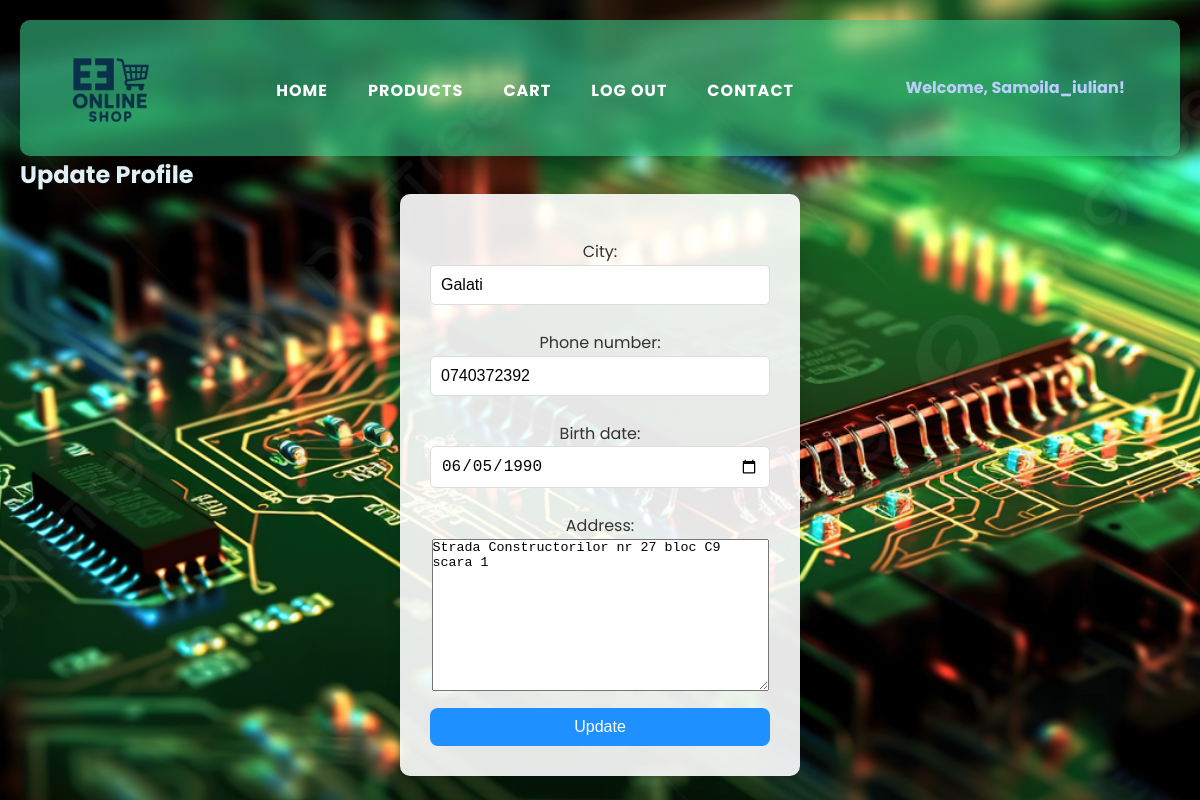
Screenshot of /store/update-profile/ (signed in) with the database file from the repository.
### store/models.py (models this page shows, shortened)
class Profile(models.Model):
    user = models.OneToOneField(User, on_delete=models.CASCADE)  # One profile per user
    city = models.CharField(max_length=100, blank=True, null=True)  # User's city, optional~
    phone_number = models.CharField(max_length=15, blank=True, null=True)
    birth_date = models.DateField(blank=True, null=True)
    address = models.TextField(blank=True, null=True)

### store/views.py (the view)
# urls.py: path('update-profile/', views.update_profile, name='update_profile'),
@login_required
def update_profile(request):
    if request.method == 'POST':
        form = ProfileForm(request.POST, instance=request.user.profile)
        if form.is_valid():
            form.save()
            return redirect('store:home')
    else:
        form = ProfileForm(instance=request.user.profile)
    weather = get_authenticated_weather(request)
    return render(request, 'store/update_profile.html', {'form': form, 'weather': weather['weather'], 'weather_error': weather['weather_error']})

### store/forms.py
class ProfileForm(forms.ModelForm):
    class Meta:
        model = Profile  # Specifies that this form is related to the Profile model
        fields = ['city', 'phone_number', 'birth_date', 'address']
    birth_date = forms.DateField(input_formats=['%Y-%m-%d'], widget=forms.DateInput(attrs={'type': 'date'}))

### store/context_processors.py (called while the page is built)
def cart_item_count(request):
    if request.user.is_authenticated:
        cart = Cart.objects.filter(user=request.user, is_ordered=False).first()
        if cart:
            item_count = sum(item.quantity for item in cart.items.all())
        else:
            item_count = 0
    else:
        item_count = 0
    return {'item_count': item_count}

### store/views.py (called while the page is built)
def get_authenticated_weather(request):
    if request.user.is_authenticated:
        city = get_user_city(request)
        return get_weather_data(city)
    return {'weather': {}, 'weather_error': None}

def get_user_city(request):
    if request.user.is_authenticated and hasattr(request.user, 'profile'):
        return getattr(request.user.profile, 'city', None)  # Returnăm orașul setat în profilul utilizatorului
    return None  # No profile or user not logged in , return None .

### templates/store/update_profile.html (shortened to what this page needs)
{% extends 'store/base.html' %}
{% block content %}
  <h2>Update Profile</h2>
  <form method="post">
    {{ form.as_p }}
    <button type="submit">Update</button>
  </form>
{% endblock %}

### templates/store/base.html (shortened to what this page needs)
<!DOCTYPE html>
<html lang="en">
<head>
    {% load static %}
    <link rel="stylesheet" type="text/css" href="{% static 'store/css/base.css' %}">
    <link rel="stylesheet" href="{% static 'store/css/base.css' %}">
</head>
<body>
    <nav>
        <div class="navbar-container">
            <a href="{% url 'store:home' %}" class="nav-logo" aria-label="Home">
                <img src="{% static 'store/images/logo_rev2.png' %}" alt="Store Logo" width="150">
            </a>
            <ul class="navbar-menu" id="navbarMenu">
                <li><a href="{% url 'store:home' %}" aria-label="Home">Home</a></li>
                <li><a href="{% url 'store:product_list' %}" aria-label="Products">Products</a></li>
                {% if user.is_authenticated %}
                    <li><a href="{% url 'store:cart_view' %}" aria-label="Cart">
                        Cart
                    </a></li>
                    <li><a href="javascript:void(0);" class="logout-btn" onclick="confirmLogout()" aria-label="Logout">Log Out</a></li>
                {% else %}
                    <li><a href="{% url 'store:signup' %}" aria-label="Sign Up">Sign Up</a></li>
                    <li><a href="{% url 'store:login' %}" aria-label="Login">Login</a></li>
                {% endif %}
                <li><a href="{% url 'store:contact' %}" aria-label="Contact">Contact</a></li>
            </ul>
            {% if user.is_authenticated %}
            <div class="welcome-message">
                Welcome, {{ user.username }}!
            </div>
            {% endif %}
        </div>
    </nav>
    <main class="content-container">
        {% block content %}{% endblock %}
    </main>
</body>
</html>

### static/store/css/base.css (style rules this page uses)
* { margin: 0; padding: 0; box-sizing: border-box; }
body { font-family: 'Poppins', sans-serif; line-height: 1.6; background-image: url("/static/store/images/background_3.jpg"); background-size: cover; background-position: center; background-attachment: fixed; color: #e0f1f8; padding: 20px; min-height: 100vh; }
:root { --primary-color: #006fb9c1; --secondary-color: #ff3366; --success-color: #28a745; --error-color: #dc3545; --dark-text-color: #222222; --light-text-color: #ffffff; --background-light: #f9f9f9; --background-dark: #222222; }
nav .nav-logo { height: 100px; margin-right: 20px; transition: transform 0.3s ease; }
nav .nav-logo img { height: 100%; width: auto; max-height: 100px; object-fit: contain; transition: transform 0.3s ease; }
nav ul { list-style: none; padding: 0; margin: 0; display: flex; justify-content: center; align-items: center; flex-wrap: nowrap; }
nav ul li { margin-right: 20px; display: flex; align-items: center; justify-content: center; }
nav ul li a { color: rgb(206, 216, 232); text-decoration: none; padding: 10px 20px; font-weight: bold; text-transform: uppercase; letter-spacing: 1px; transition: all 0.3s ease; border-radius: 5px; display: flex; justify-content: center; align-items: center; position: relative; height: 40px; }
nav ul li a::before { content: ""; position: absolute; top: 0; left: 0; right: 0; bottom: 0; background-color: #2eccb2c5; border-radius: 5px; z-index: -1; transition: all 0.3s ease; transform: scaleX(0); transform-origin: center; }
.welcome-message { margin-left: auto; color: rgb(188, 206, 255); font-weight: bold; font-size: 16px; padding: 0 15px; white-space: nowrap; font-family: 'Poppins', sans-serif; text-transform: capitalize; }
form { display: flex; flex-direction: column; }
form input { width: 100%; padding: 10px; font-size: 16px; border: 1px solid #ddd; border-radius: 5px; margin-bottom: 10px; box-sizing: border-box; transition: border 0.3s; }
form label { font-size: 16px; color: #333; margin-bottom: 5px; }
form { max-width: 400px; margin: 0 auto; background-color: rgba(255, 255, 255, 0.9); padding: 30px; border-radius: 10px; box-shadow: 0 4px 15px rgba(0, 0, 0, 0.1); }
button[type="submit"] { width: 100%; padding: 10px; background-color: #1e90ff; color: white; border: none; border-radius: 8px; font-size: 16px; cursor: pointer; margin-top: 10px; transition: background-color 0.3s ease; }
p { text-align: center; margin-top: 15px; }
.navbar-menu { display: flex; list-style: none; padding: 0; margin: 0; justify-content: center; width: 100%; }
.navbar-menu li { margin: 10px 0; text-align: center; }
.navbar-menu li a { color: white; padding: 10px 20px; text-decoration: none; display: block; }
.navbar-container { display: flex; justify-content: space-between; align-items: center; padding: 10px 20px; width: 100%; }
nav { background: rgba(54, 192, 132, 0.61); padding: 8px 20px; position: sticky; top: 0; width: 100%; z-index: 1000; box-shadow: 0 4px 15px rgba(0, 0, 0, 0.2); border-radius: 10px 10px 10px 10px; display: flex; align-items: center; }

### rows the page displays
Profile: city "Galati", phone_number "0740372392", birth_date "06/05/1990", address "Strada Constructorilor nr 27 bloc C9 scara 1"

### other values shown
{{ user.username }} "Samoila_iulian"
